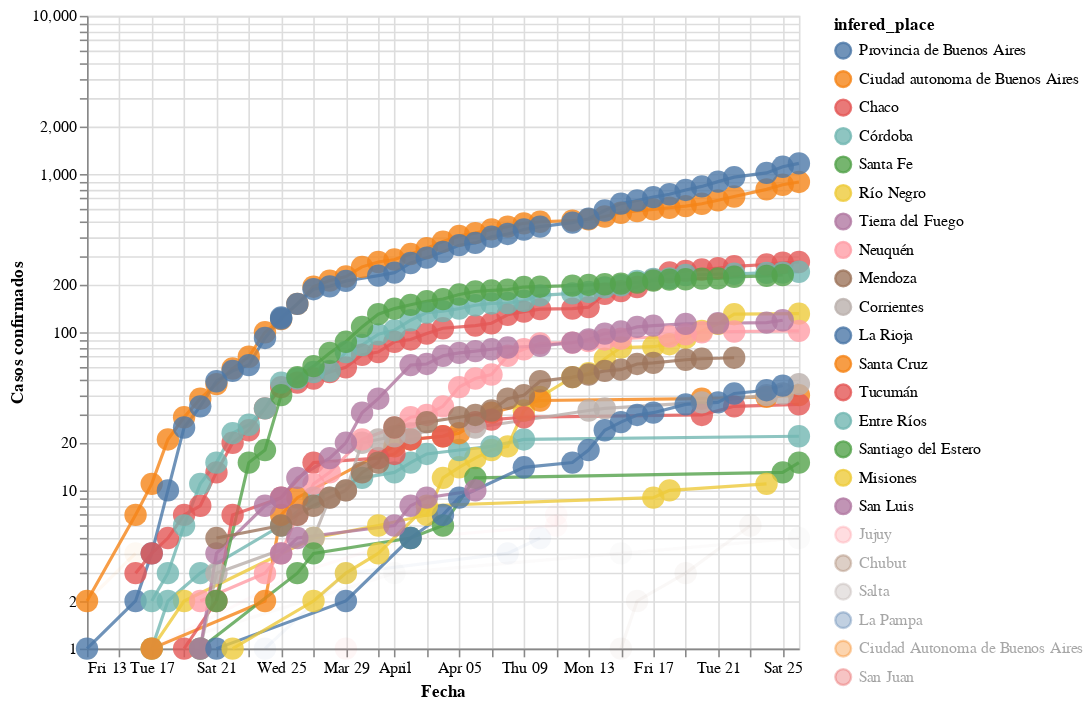

Notebook source saved alongside this figure:
### Markdown cell above
### Evolucion en el tiempo de la cantidad de casos totales

Nota de color: **Los graficos se actualizan solos!!**. Una vez por hora se corre el script que busca la data y arma los graficos via una [action de github](https://github.com/elsonidoq/covid-19-argentina/actions)

### Code cell
#hide_input
plot_evolution(cnt_by_place[cnt_by_place >=10].index.tolist())

### Figure 1 — Vega-Lite specification as saved in the notebook (floating-point values rounded to 4 significant figures; data arrays with more than 128 entries replaced by an {"elided": "..."} marker saying what was removed)
{"config": {"view": {"continuousWidth": 400, "continuousHeight": 300}, "point": {"size": 200}, "title": {"align": "center"}}, "data": {"name": "data-c3c40b5a8b1344cd5b73ca9f283cd4bd"}, "mark": {"type": "line", "point": true, "radius": 150}, "encoding": {"color": {"type": "nominal", "field": "infered_place", "sort": ["Provincia de Buenos Aires", "Ciudad autonoma de Buenos Aires", "Chaco", "Córdoba", "Santa Fe", "Río Negro", "Tierra del Fuego", "Neuquén", "Mendoza", "Corrientes", "La Rioja", "Santa Cruz", "Tucumán", "Entre Ríos", "Santiago del Estero", "Misiones", "San Luis", "Jujuy", "Chubut", "Salta", "La Pampa", "Ciudad Autonoma de Buenos Aires", "San Juan"]}, "opacity": {"condition": {"value": 0.8, "selection": "selector001"}, "value": 0.05}, "tooltip": [{"type": "nominal", "field": "place"}, {"type": "nominal", "field": "acum"}, {"type": "nominal", "field": "infered_place"}, {"type": "quantitative", "field": "infered_place_score"}, {"type": "quantitative", "field": "infected"}, {"type": "temporal", "field": "date"}, {"type": "quantitative", "field": "days_from_first_infection"}, {"type": "quantitative", "field": "cum_infected"}], "x": {"type": "temporal", "axis": {"title": "Fecha"}, "field": "date"}, "y": {"type": "quantitative", "axis": {"title": "Casos confirmados"}, "field": "cum_infected", "scale": {"type": "log"}}}, "height": 400, "selection": {"selector001": {"type": "multi", "fields": ["infered_place"], "bind": "legend", "init": [{"infered_place": "Provincia de Buenos Aires"}, {"infered_place": "Ciudad autonoma de Buenos Aires"}, {"infered_place": "Chaco"}, {"infered_place": "Córdoba"}, {"infered_place": "Santa Fe"}, {"infered_place": "Río Negro"}, {"infered_place": "Tierra del Fuego"}, {"infered_place": "Neuquén"}, {"infered_place": "Mendoza"}, {"infered_place": "Corrientes"}, {"infered_place": "La Rioja"}, {"infered_place": "Santa Cruz"}, {"infered_place": "Tucumán"}, {"infered_place": "Entre Ríos"}, {"infered_place": "Santiago del Estero"}, {"infered_place": "Misiones"}, {"infered_place": "San Luis"}]}}, "width": 450, "$schema": "https://vega.github.io/schema/vega-lite/v4.8.1.json", "datasets": {"data-c3c40b5a8b1344cd5b73ca9f283cd4bd": {"elided": "408 records"}}}
